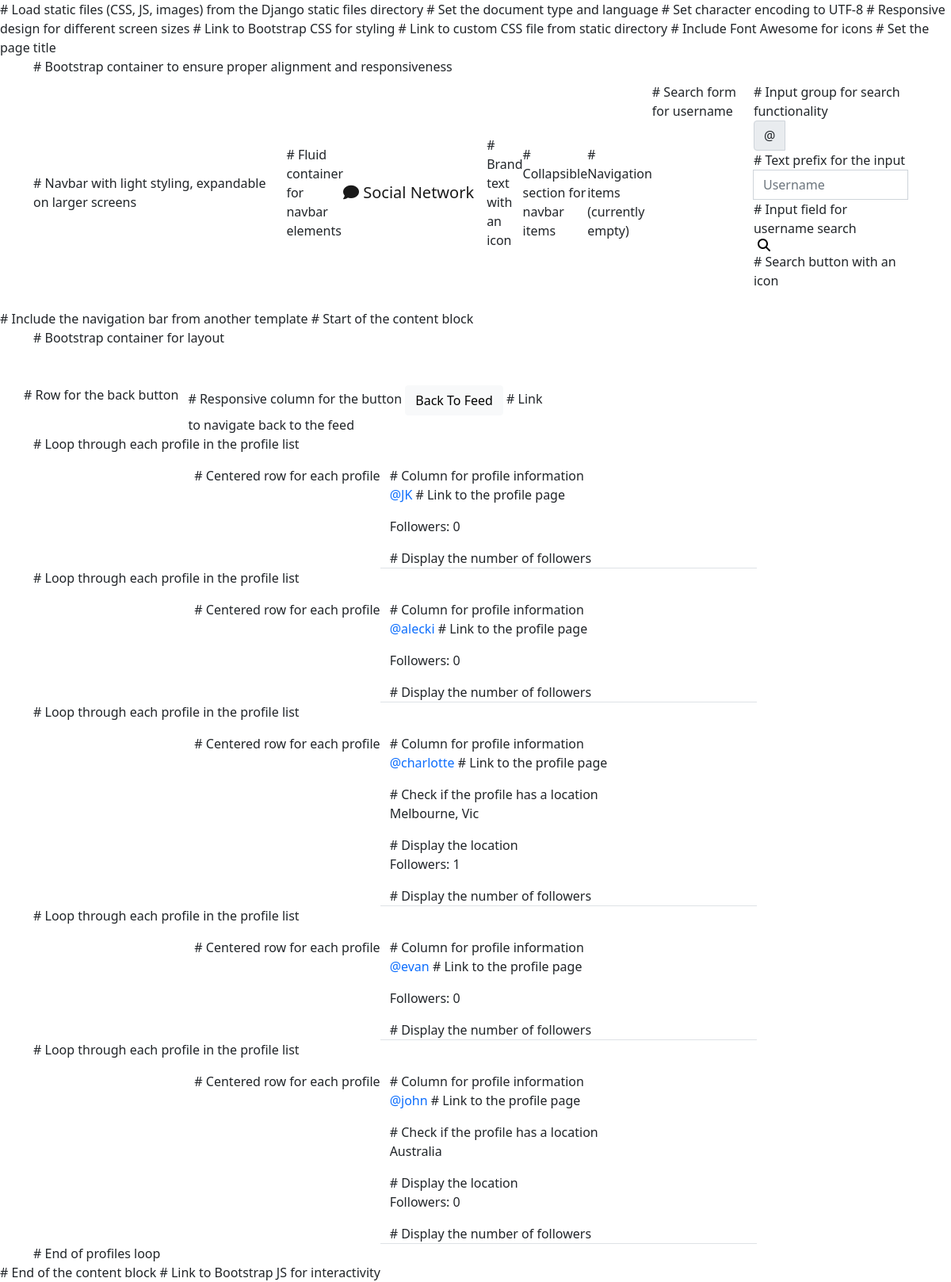
The app's page /social/search/ with its own data.
### social/models.py (models this page shows)
class UserProfile(models.Model):  # Define the UserProfile model
    user = models.OneToOneField(User, primary_key=True, verbose_name='user', related_name='profile', on_delete=models.CASCADE)  # One-to-one relationship with User
    name = models.CharField(max_length=30, blank=True, null=True)  # Optional name field
    bio = models.TextField(max_length=500, blank=True, null=True)  # Optional bio field
    birth_date = models.DateField(null=True, blank=True)  # Optional birth date
    location = models.CharField(max_length=100, blank=True, null=True)  # Optional location
    picture = models.ImageField(upload_to='uploads/profile_pictures', default='uploads/profile_pictures/default.png', blank=True, null=True)  # Profile picture with a default image
    followers = models.ManyToManyField(User, blank=True, related_name='followers')  # Users who follow this profile

### social/views.py (the view)
# urls.py: path('search/', UserSearch.as_view(), name='profile-search'),  # Route for searching user profiles
class UserSearch(View):
    def get(self, request, *args, **kwargs):
        query = self.request.GET.get('query', '')  # Get the search query from GET parameters
        profile_list = UserProfile.objects.filter(  # Filter user profiles based on the search query
            Q(user__username__icontains=query)  # Match usernames that contain the query
        )
        context = {
            'profile_list': profile_list,  # Include the list of user profiles in the context
        }
        return render(request, 'social/search.html', context)  # Render the search results template with context

### social/templates/social/search.html
{% extends 'landing/base.html' %}  # Extend the base layout for consistent design
{% block content %}  # Start of the content block
<div class="container">  # Bootstrap container for layout
    <div class="row mt-5">  # Row for the back button
        <div class="col-md-5 col-sm-6">  # Responsive column for the button
            <a href="{% url 'post-list' %}" class="btn btn-light">Back To Feed</a>  # Link to navigate back to the feed
        </div>
    </div>
    {% for profile in profile_list %}  # Loop through each profile in the profile list
        <div class="row justify-content-center mt-3">  # Centered row for each profile
            <div class="col-md-5 col-sm-12 border-bottom position-relative">  # Column for profile information
                <p>
                    <a style="text-decoration: none;" class="text-primary" href="{% url 'profile' profile.pk %}">@{{ profile.user }}</a>  # Link to the profile page
                </p>
                {% if profile.location %}  # Check if the profile has a location
                    <p>{{ profile.location }}</p>  # Display the location
                {% endif %}
                <p>Followers: {{ profile.followers.all.count }}</p>  # Display the number of followers
            </div>
        </div>
    {% endfor %}  # End of profiles loop
</div>
{% endblock content %}  # End of the content block

### records on screen
UserProfile: user "JK", followers.all.count "0"
UserProfile: user "alecki", followers.all.count "0"
UserProfile: user "charlotte", location "Melbourne, Vic", followers.all.count "1"
UserProfile: user "evan", followers.all.count "0"
UserProfile: user "john", location "Australia", followers.all.count "0"
